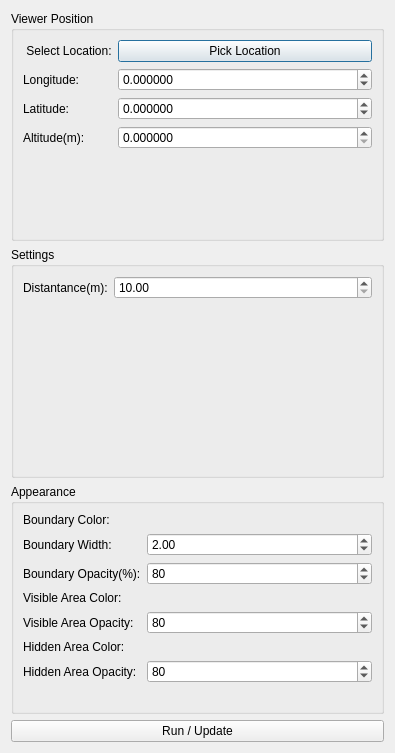
<?xml version="1.0" encoding="UTF-8"?>
<ui version="4.0">
 <class>RadialViewshedWidget</class>
 <widget class="QDialog" name="RadialViewshedWidget">
  <property name="geometry">
   <rect>
    <x>0</x>
    <y>0</y>
    <width>395</width>
    <height>753</height>
   </rect>
  </property>
  <property name="windowTitle">
   <string>Dialog</string>
  </property>
  <layout class="QVBoxLayout" name="verticalLayout">
   <item>
    <widget class="QGroupBox" name="groupBox">
     <property name="title">
      <string>Viewer Position</string>
     </property>
     <layout class="QFormLayout" name="formLayout">
      <item row="0" column="0">
       <widget class="QLabel" name="label">
        <property name="text">
         <string> Select Location:</string>
        </property>
       </widget>
      </item>
      <item row="0" column="1">
       <widget class="QPushButton" name="pb_pickLocation">
        <property name="text">
         <string>Pick Location</string>
        </property>
       </widget>
      </item>
      <item row="1" column="0">
       <widget class="QLabel" name="label_3">
        <property name="text">
         <string>Longitude:</string>
        </property>
       </widget>
      </item>
      <item row="1" column="1">
       <widget class="QDoubleSpinBox" name="sb_longitude">
        <property name="decimals">
         <number>6</number>
        </property>
        <property name="minimum">
         <double>-180.000000000000000</double>
        </property>
        <property name="maximum">
         <double>180.000000000000000</double>
        </property>
        <property name="singleStep">
         <double>0.001000000000000</double>
        </property>
       </widget>
      </item>
      <item row="2" column="0">
       <widget class="QLabel" name="label_2">
        <property name="text">
         <string>Latitude:</string>
        </property>
       </widget>
      </item>
      <item row="2" column="1">
       <widget class="QDoubleSpinBox" name="sb_latitude">
        <property name="decimals">
         <number>6</number>
        </property>
        <property name="minimum">
         <double>-180.000000000000000</double>
        </property>
        <property name="maximum">
         <double>180.000000000000000</double>
        </property>
        <property name="singleStep">
         <double>0.001000000000000</double>
        </property>
       </widget>
      </item>
      <item row="3" column="0">
       <widget class="QLabel" name="label_4">
        <property name="text">
         <string>Altitude(m):</string>
        </property>
       </widget>
      </item>
      <item row="3" column="1">
       <widget class="QDoubleSpinBox" name="sb_altitude">
        <property name="decimals">
         <number>6</number>
        </property>
        <property name="minimum">
         <double>0.000000000000000</double>
        </property>
        <property name="maximum">
         <double>99999999999999997748809823456034029568.000000000000000</double>
        </property>
        <property name="singleStep">
         <double>50.000000000000000</double>
        </property>
       </widget>
      </item>
     </layout>
    </widget>
   </item>
   <item>
    <widget class="QGroupBox" name="groupBox_4">
     <property name="title">
      <string>Settings</string>
     </property>
     <layout class="QFormLayout" name="formLayout_4">
      <item row="0" column="0">
       <widget class="QLabel" name="label_9">
        <property name="text">
         <string>Distantance(m):</string>
        </property>
       </widget>
      </item>
      <item row="0" column="1">
       <widget class="QDoubleSpinBox" name="sb_distance">
        <property name="minimum">
         <double>10.000000000000000</double>
        </property>
        <property name="maximum">
         <double>100000.000000000000000</double>
        </property>
        <property name="singleStep">
         <double>500.000000000000000</double>
        </property>
       </widget>
      </item>
     </layout>
    </widget>
   </item>
   <item>
    <widget class="QGroupBox" name="groupBox_3">
     <property name="title">
      <string>Appearance</string>
     </property>
     <layout class="QFormLayout" name="formLayout_3">
      <item row="0" column="0">
       <widget class="QLabel" name="label_bColor">
        <property name="text">
         <string>Boundary Color:</string>
        </property>
       </widget>
      </item>
      <item row="1" column="0">
       <widget class="QLabel" name="label_bWidth">
        <property name="text">
         <string>Boundary Width:</string>
        </property>
       </widget>
      </item>
      <item row="2" column="0">
       <widget class="QLabel" name="label_bOpacity">
        <property name="text">
         <string>Boundary Opacity(%):</string>
        </property>
       </widget>
      </item>
      <item row="3" column="0">
       <widget class="QLabel" name="label_13">
        <property name="text">
         <string>Visible Area Color:</string>
        </property>
       </widget>
      </item>
      <item row="4" column="0">
       <widget class="QLabel" name="label_14">
        <property name="text">
         <string>Visible Area Opacity:</string>
        </property>
       </widget>
      </item>
      <item row="5" column="0">
       <widget class="QLabel" name="label_15">
        <property name="text">
         <string>Hidden Area Color:</string>
        </property>
       </widget>
      </item>
      <item row="6" column="0">
       <widget class="QLabel" name="label_17">
        <property name="text">
         <string>Hidden Area Opacity:</string>
        </property>
       </widget>
      </item>
      <item row="3" column="1">
       <layout class="QVBoxLayout" name="vl_visibleAreaColor">
        <property name="spacing">
         <number>0</number>
        </property>
       </layout>
      </item>
      <item row="5" column="1">
       <layout class="QVBoxLayout" name="vl_hiddenAreaColor">
        <property name="spacing">
         <number>0</number>
        </property>
       </layout>
      </item>
      <item row="0" column="1">
       <layout class="QVBoxLayout" name="vl_boundaryColor">
        <property name="spacing">
         <number>0</number>
        </property>
       </layout>
      </item>
      <item row="1" column="1">
       <widget class="QDoubleSpinBox" name="sb_boundaryLineWidth">
        <property name="minimum">
         <double>1.000000000000000</double>
        </property>
        <property name="maximum">
         <double>10.000000000000000</double>
        </property>
        <property name="singleStep">
         <double>0.500000000000000</double>
        </property>
        <property name="value">
         <double>2.000000000000000</double>
        </property>
       </widget>
      </item>
      <item row="2" column="1">
       <widget class="QSpinBox" name="sb_boundarylineOpacity">
        <property name="minimum">
         <number>0</number>
        </property>
        <property name="maximum">
         <number>100</number>
        </property>
        <property name="value">
         <number>80</number>
        </property>
       </widget>
      </item>
      <item row="4" column="1">
       <widget class="QSpinBox" name="sb_visibleAreaOpacity">
        <property name="minimum">
         <number>0</number>
        </property>
        <property name="maximum">
         <number>100</number>
        </property>
        <property name="value">
         <number>80</number>
        </property>
       </widget>
      </item>
      <item row="6" column="1">
       <widget class="QSpinBox" name="sb_hiddenAreaOpacity">
        <property name="minimum">
         <number>0</number>
        </property>
        <property name="maximum">
         <number>100</number>
        </property>
        <property name="value">
         <number>80</number>
        </property>
       </widget>
      </item>
     </layout>
    </widget>
   </item>
   <item>
    <widget class="QPushButton" name="pb_runORupdate">
     <property name="text">
      <string>Run / Update</string>
     </property>
    </widget>
   </item>
  </layout>
 </widget>
 <resources/>
 <connections/>
</ui>
